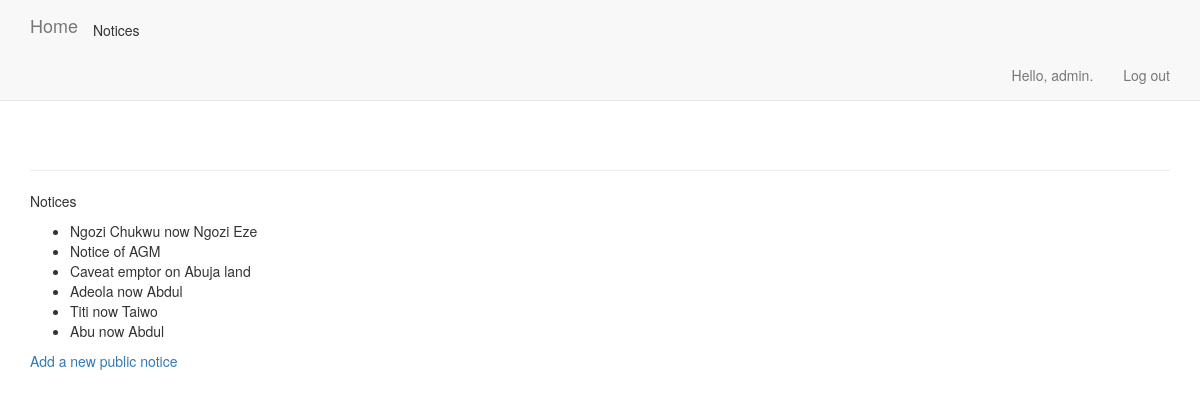
/publicnotices/ (signed in), run on the app's committed database.
### publicnotices/models.py (models this page shows)
class PublicNotice(models.Model):
    title = models.CharField(max_length = 255)
    body = models.TextField(max_length = 2000)
    posted_by = models.CharField(max_length=125)
    date_posted = models.DateTimeField(auto_now_add = True)
    category = models.CharField(max_length = 125)
    advertiser = models.ForeignKey('Advertiser', on_delete=models.SET_NULL, null=True)
    medium = models.ForeignKey('Medium', on_delete=models.SET_NULL, null=True)
    owner = models.ForeignKey(User, on_delete=models.CASCADE, null = True)
    def __str__(self):
        return self.title

### publicnotices/views.py (the view)
# urls.py: url(r'', include('publicnotices.urls', namespace='publicnotices'))
@login_required
def publicnotices(request):
	publicnotices = PublicNotice.objects.order_by('date_posted')
	context = {'publicnotices': publicnotices}
	return render(request, 'publicnotices/publicnotices.html', context)

### publicnotices/templates/publicnotices/publicnotices.html
{% extends "publicnotices/base.html" %}
{% block content %}
	<p>Notices</p>
	<ul>
		{% for publicnotice in publicnotices %}
			<li>{{ publicnotice }}</li>
		{% empty %}
			<li>No notices have been added yet.</li>
		{% endfor %}
	</ul>
	<a href="{% url 'publicnotices:new_publicnotice' %}">Add a new public notice</a>
{% endblock content %}

### publicnotices/templates/publicnotices/base.html (shortened to what this page needs)
{% load bootstrap3 %}
<!DOCTYPE html>
<html lang="en">
<head>
	{% bootstrap_css %}
</head>
<body>
	<nav class="navbar navbar-default navbar-static-top">
		<div class="container">
			<div class="navbar-header">
				<a class="navbar-brand" href="{% url 'publicnotices:index' %}">Home</a>
			</div>
			<div id="navbar" class="navbar-collapse collapse">
				<ul class="nav nabbar-nav">
					<li><a href="{% url 'publicnotices:publicnotices' %}"></a>Notices</li>
				</ul>
				<ul class="nav navbar-nav navbar-right">
					{% if user.is_authenticated %}
						<li><a>Hello, {{ user.username }}.</a></li>
						<li><a href="{% url 'users:logout' %}">Log out</a></li>
					{% else %}
						<li><a href="{% url 'users:register' %}">Register</a></li>
						<li><a href="{% url 'users:login' %}">Log in</a></li>
					{% endif %}
				</ul>
			</div>
		</div>
	</nav>
	<div class="container">
		<div class="page-header">
		</div>
		<div>
			{% block content %}{% endblock content %}
		</div>
	</div>
</body>
</html>

### data on the page
PublicNotice: title "Ngozi Chukwu now Ngozi Eze"
PublicNotice: title "Notice of AGM"
PublicNotice: title "Caveat emptor on Abuja land"
PublicNotice: title "Adeola now Abdul"
PublicNotice: title "Titi now Taiwo"
PublicNotice: title "Abu now Abdul"

### other printed values
{{ user.username }} "admin"
